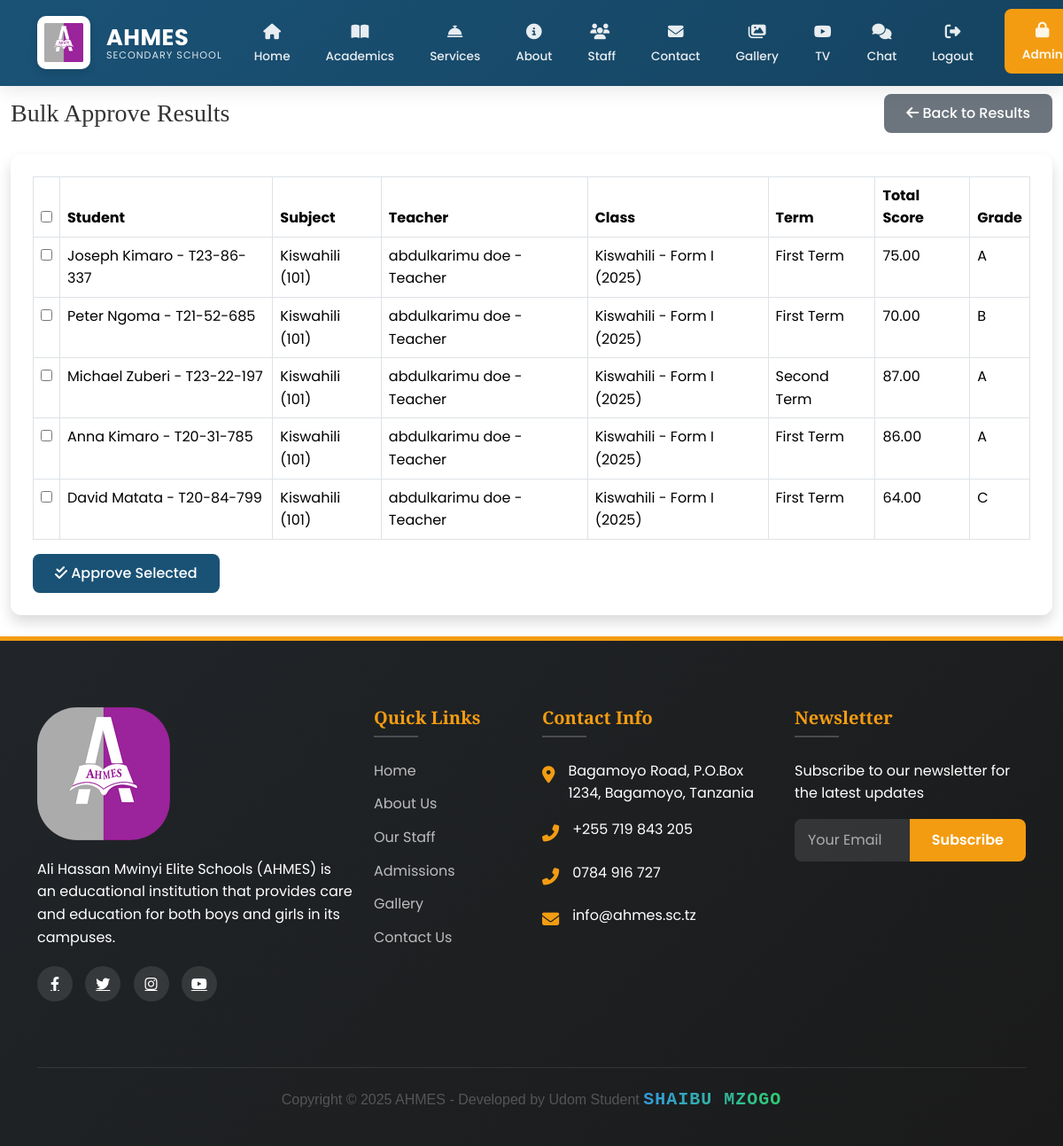
/ad/results/bulk-approve/ (signed in), run on an earlier commit of the app's database.
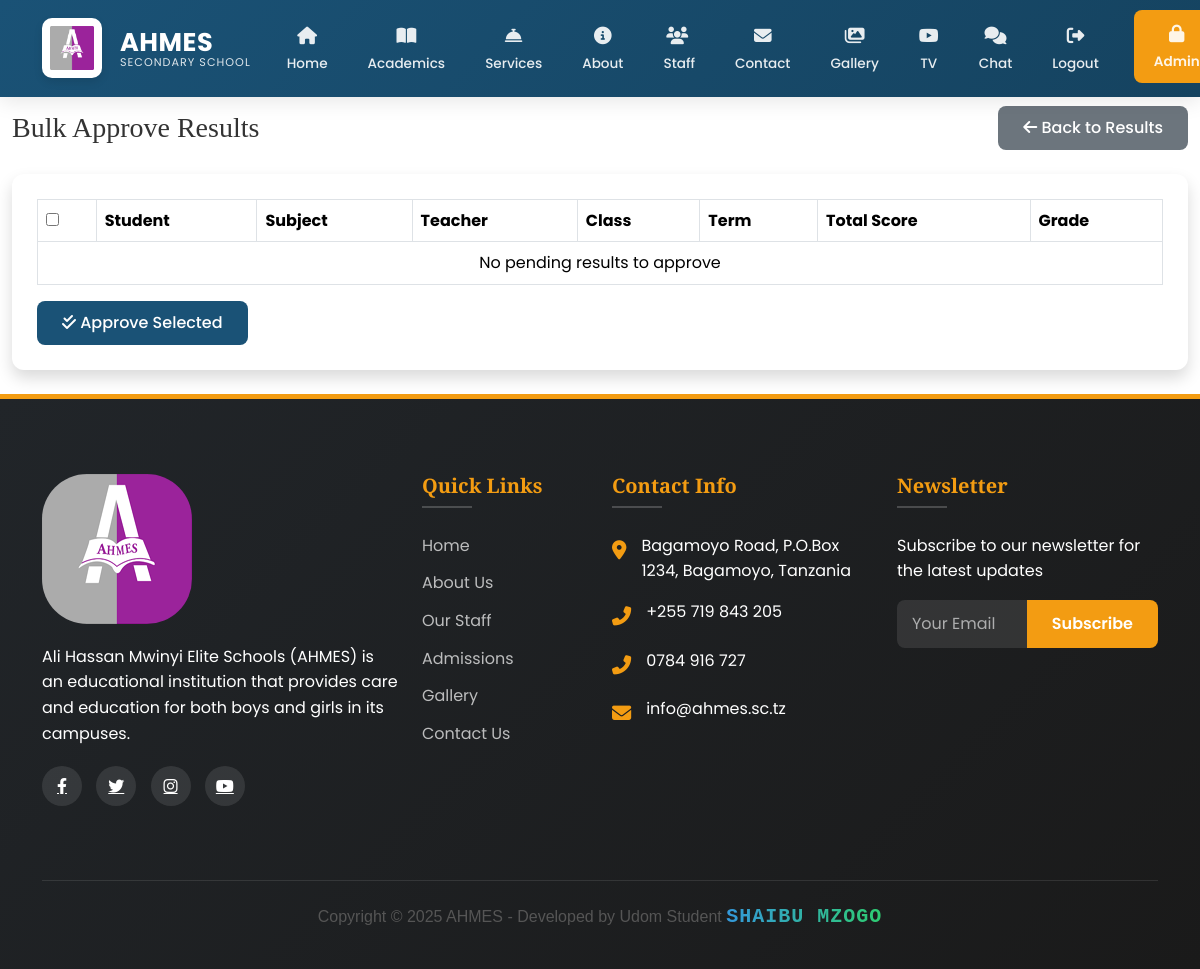
And on a later commit of the database.
### main/models.py (models this page shows, shortened)
class Result(models.Model):
    TERM_CHOICES = [('1','First Term'),('2','Second Term')]
    student = models.ForeignKey(Student, on_delete=models.CASCADE, related_name='results')
    subject = models.ForeignKey(Subject, on_delete=models.CASCADE)
    school_class = models.ForeignKey(SchoolClass, on_delete=models.CASCADE)
    term = models.CharField(max_length=1, choices=TERM_CHOICES)
    academic_year = models.CharField(max_length=20)
    week_number = models.PositiveSmallIntegerField()
    exam_score = models.DecimalField(max_digits=5, decimal_places=2)
    total_score = models.DecimalField(max_digits=5, decimal_places=2, editable=False)
    grade = models.CharField(max_length=2, editable=False)
    remark = models.CharField(max_length=100, editable=False)
    teacher = models.ForeignKey(StaffMember, on_delete=models.CASCADE, related_name='results_given')
    is_approved = models.BooleanField(default=False)
    approved_by = models.ForeignKey(User, null=True, blank=True, on_delete=models.SET_NULL, related_name='approved_results')
    date_approved = models.DateTimeField(null=True, blank=True)
    class Meta:
        unique_together = ('student','subject','term','academic_year','week_number')

class Student(models.Model):
    GENDER_CHOICES = [
        ('M', 'Male'),
        ('F', 'Female'),
    ]
    user = models.OneToOneField(
        User,
        on_delete=models.CASCADE,
        related_name='student_profile',
        null=True,
        blank=True
    )
    first_name = models.CharField(max_length=100)
    middle_name = models.CharField(max_length=100, blank=True)
    last_name = models.CharField(max_length=100)
    gender = models.CharField(max_length=1, choices=GENDER_CHOICES)
    date_of_birth = models.DateField()
    admission_number = models.CharField(max_length=20, unique=True)
    campus = models.ForeignKey(
        Campus,
        on_delete=models.CASCADE,
        related_name='students'
    )
    level = models.ForeignKey(
        Level,
        on_delete=models.CASCADE,
        related_name='students'
    )
    admission_date = models.DateField()
    parent = models.ForeignKey(
        Parent,
        on_delete=models.CASCADE,
        related_name='students',
        null=True,
        blank=True
    )
    profile_picture = CloudinaryField(
        'students/profile_pictures',
        folder="school/students/profile_pictures",
        transformation={'quality': 'auto:good', 'width': 300, 'height': 300, 'crop': 'fill'},
        blank=True,
        null=True
    )
    created_at = models.DateTimeField(auto_now_add=True)
    updated_at = models.DateTimeField(auto_now=True)
    def __str__(self):
        return f"{self.first_name} {self.last_name} - {self.admission_number}"
    class Meta:
        ordering = ['-created_at']
        verbose_name = 'Student'
        verbose_name_plural = 'Students'

class Subject(models.Model):
    name = models.CharField(max_length=100)
    code = models.CharField(max_length=20, unique=True)
    description = models.TextField(blank=True)
    level = models.ForeignKey(Level, on_delete=models.CASCADE, related_name='subjects')
    def __str__(self):
        return f"{self.name} ({self.code})"

class StaffMember(models.Model):
    POSITION_CHOICES = [
        ('Teacher', 'Teacher'),
        ('Administrator', 'Administrator'),
        ('Support', 'Support Staff'),
    ]
    user = models.OneToOneField(
        User,
        on_delete=models.CASCADE,
        related_name='staff_profile',
        null=True,
        blank=True
    )
    first_name = models.CharField(max_length=100)
    middle_name = models.CharField(max_length=100, blank=True)
    last_name = models.CharField(max_length=100)
    position = models.CharField(max_length=50, choices=POSITION_CHOICES)
    office_number = models.CharField(max_length=20, blank=True)
    office_location = models.CharField(max_length=200, blank=True)
    specialization = models.CharField(max_length=200)
    campus = models.ForeignKey(
        Campus,
        on_delete=models.CASCADE,
        related_name='staff_members'
    )
    phone = models.CharField(max_length=20)
    email = models.EmailField()
    joined_date = models.DateField()
    image = CloudinaryField('staff', folder="school/staff",
                          transformation={'quality': 'auto:good'})
    created_at = models.DateTimeField(auto_now_add=True)
    updated_at = models.DateTimeField(auto_now=True)
    def __str__(self):
        return f"{self.first_name} {self.last_name} - {self.position}"
    class Meta:
        ordering = ['-created_at']
        verbose_name = 'Staff Member'
        verbose_name_plural = 'Staff Members'

class SchoolClass(models.Model):
    name = models.CharField(max_length=100)
    level = models.ForeignKey(Level, on_delete=models.CASCADE)
    teacher = models.ForeignKey(StaffMember, on_delete=models.CASCADE)
    students = models.ManyToManyField(Student)
    academic_year = models.CharField(max_length=20)
    created_at = models.DateTimeField(auto_now_add=True)
    updated_at = models.DateTimeField(auto_now=True)
    def __str__(self):
        return f"{self.name} - {self.level.name} ({self.academic_year})"

class Level(models.Model):
    name = models.CharField(max_length=100)
    description = models.TextField()

### main/views.py (the view, shortened to what this page needs)
# urls.py: path('ad/results/bulk-approve/', views.bulk_approve_results, name='bulk_approve_results'),
@login_required
@user_passes_test(is_academic_admin)
def bulk_approve_results(request):
    pending_results = Result.objects.filter(is_approved=False).order_by('teacher', 'student')
    return render(request, 'academics/bulk_approve_results.html', {
        'pending_results': pending_results
    })

### main/context_processors.py (called while the page is built)
def admin_counts(request):
    if request.user.is_authenticated and request.user.is_admin:
        return {
            'pending_comments': Comment.objects.filter(is_approved=False).count(),
            'gallery_count': Gallery.objects.count(),
        }
    return {}

def unread_messages_count(request):
    if request.user.is_authenticated:
        count = Message.objects.filter(
            conversation__participants=request.user,
            is_read=False
        ).exclude(
            sender=request.user
        ).count()
        print(f"DEBUG: Unread messages count for {request.user}: {count}")  # Debug output
        return {'unread_messages_count': count}
    return {}

### main/models.py (called while the page is built)
    def __str__(self):
        return self.username

### main/views.py (called while the page is built)
def is_academic_admin(user):
    return user.is_authenticated and (
        user.is_admin or
        (hasattr(user, 'staff_profile') and user.staff_profile.position == 'Administrator')
    )

### main/templates/academics/bulk_approve_results.html (shortened to what this page needs)
{% extends 'main/base.html' %}
{% load static %}
{% block content %}
<div class="container-fluid">
  <div class="d-sm-flex align-items-center justify-content-between mb-4">
    <h1 class="h3 mb-0 text-gray-800">Bulk Approve Results</h1>
    <a href="{% url 'admin_result_dashboard' %}" class="btn btn-secondary">
      <i class="fas fa-arrow-left mr-2"></i> Back to Results
    </a>
  </div>
  <div class="card shadow mb-4">
    <div class="card-body">
      <form method="post">
        <div class="table-responsive">
          <table class="table table-bordered" width="100%" cellspacing="0">
            <thead>
              <tr>
                <th><input type="checkbox" id="select-all"></th>
                <th>Student</th>
                <th>Subject</th>
                <th>Teacher</th>
                <th>Class</th>
                <th>Term</th>
                <th>Total Score</th>
                <th>Grade</th>
              </tr>
            </thead>
            <tbody>
              {% for result in pending_results %}
              <tr>
                <td><input type="checkbox" name="result_ids" value="{{ result.id }}"></td>
                <td>{{ result.student }}</td>
                <td>{{ result.subject }}</td>
                <td>{{ result.teacher }}</td>
                <td>{{ result.school_class }}</td>
                <td>{{ result.get_term_display }}</td>
                <td>{{ result.total_score }}</td>
                <td>{{ result.grade }}</td>
              </tr>
              {% empty %}
              <tr>
                <td colspan="8" class="text-center">No pending results to approve</td>
              </tr>
              {% endfor %}
            </tbody>
          </table>
        </div>
        <button type="submit" class="btn btn-primary">
          <i class="fas fa-check-double mr-2"></i> Approve Selected
        </button>
      </form>
    </div>
  </div>
</div>
{% endblock %}

What changed in the data, as far as the page shows it:
no longer on this page (row edited): Result: student "Joseph Kimaro - T23-86-337", subject "Kiswahili (101)", teacher "abdulkarimu doe - Teacher", school_class "Kiswahili - Form I (2025)", term "First Term", total_score "75.00", grade "A"
no longer on this page (row edited): Result: student "Peter Ngoma - T21-52-685", subject "Kiswahili (101)", teacher "abdulkarimu doe - Teacher", school_class "Kiswahili - Form I (2025)", term "First Term", total_score "70.00", grade "B"
no longer on this page (row edited): Result: student "Michael Zuberi - T23-22-197", subject "Kiswahili (101)", teacher "abdulkarimu doe - Teacher", school_class "Kiswahili - Form I (2025)", term "Second Term", total_score "87.00", grade "A"
no longer on this page (row edited): Result: student "Anna Kimaro - T20-31-785", subject "Kiswahili (101)", teacher "abdulkarimu doe - Teacher", school_class "Kiswahili - Form I (2025)", term "First Term", total_score "86.00", grade "A"
no longer on this page (row edited): Result: student "David Matata - T20-84-799", subject "Kiswahili (101)", teacher "abdulkarimu doe - Teacher", school_class "Kiswahili - Form I (2025)", term "First Term", total_score "64.00", grade "C"
Also different on the page:
text now shown: "No pending results to approve"
